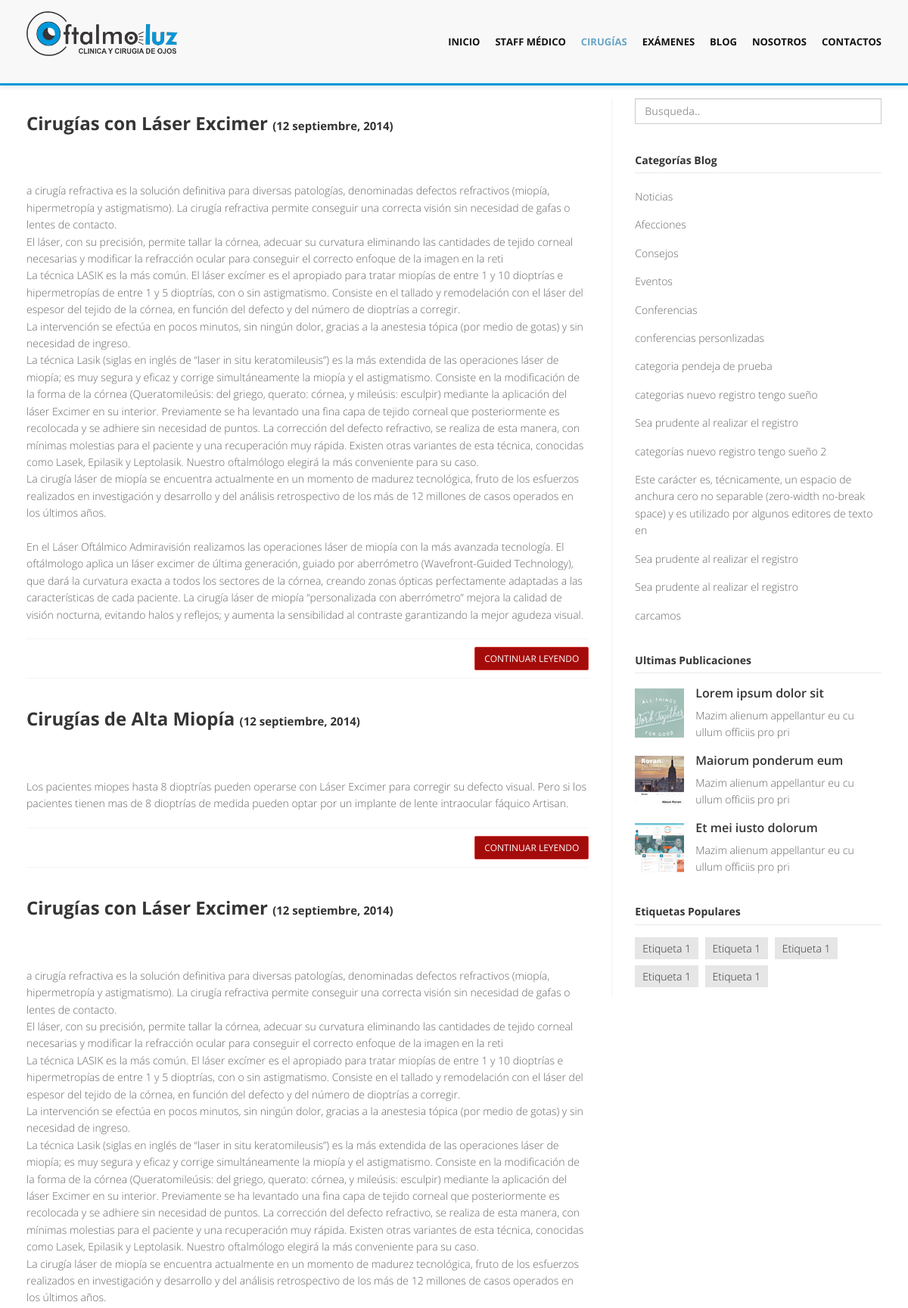
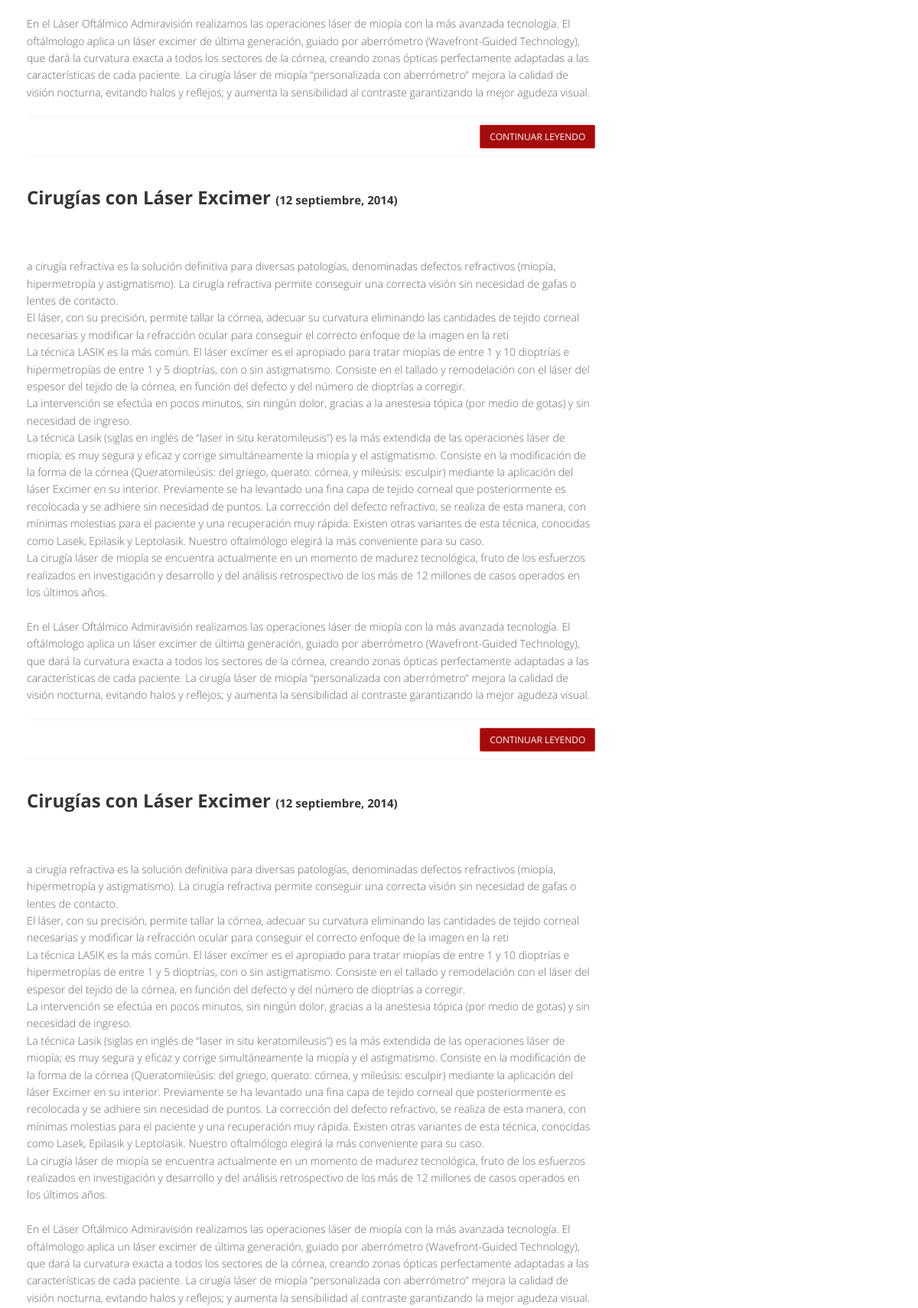
The page /cirugias.php (upper part) on the database its author committed (2 pictures, top to bottom).
### tables this page shows
CREATE TABLE `tb_blog` (
  `indidblog` int(11) NOT NULL,
  `nvchtituloblog` varchar(7000) NOT NULL,
  `nvchcontenido` text NOT NULL,
  `nvchimg` text NOT NULL,
  `nvchdate` text NOT NULL,
  `intidcategoria` int(11) NOT NULL,
  `btestado` int(11) NOT NULL
);

CREATE TABLE `tb_categoria` (
  `intidcategoria` int(11) NOT NULL,
  `nvchcategoria` varchar(150) NOT NULL
);

### consultas/select-blog-examen.php (the view, shortened to what this page needs)
<?php
	$servername = "localhost";
	$username = "root";
	$password = "";
	$dbname = "db_modular";
	$conn = new mysqli($servername, $username, $password, $dbname);
	$sql = "SELECT * FROM tb_blog";
	$result = $conn->query($sql);
	if ($result->num_rows > 0) {
	    while($row = $result->fetch_assoc()) {
	    	$tituloEnlace = str_replace(" ","-",$row["nvchtituloblog"]);
	       	echo '
				<article>
						<div class="post-heading">
							<h3><a href="#">'.$row["nvchtituloblog"].'</a> <span style="font-size: 15px"> ('.$row["nvchdate"].')</span></h3>
						</div>
						<div class="post-image">
							<img src="'.$row["nvchimg"].'" alt="" width="100%"/>
						</div>
						<p class="overflow-ellipsis">
							'.$row["nvchcontenido"].'
						</p>
						<div class="bottom-article">
							<!--ul class="meta-post">
								<li><i class="icon-calendar"></i><a href="#"> Mar 23, 2013</a></li>
								<li><i class="icon-user"></i><a href="#"> Admin</a></li>
								<li><i class="icon-folder-open"></i><a href="#"> Blog</a></li>
								<li><i class="icon-comments"></i><a href="#">4 Commentarioss</a></li>
							</ul-->
							<a href="post?public='.$tituloEnlace.'&codigo='.$row["indidblog"].'" class="pull-right btn btn-danger">Continuar leyendo <i class="icon-angle-right"></i></a>
						</div>
				</article>
	       	';
	    }
	} else {
	    echo "sin resultados por el momento";
	}
?>

### _Include/header.php (shortened to what this page needs)
<!DOCTYPE html>
<html lang="en">
<head>
	<link href="css/bootstrap.min.css" rel="stylesheet" />
	<link href="css/fancybox/jquery.fancybox.css" rel="stylesheet">
	<link href="css/jcarousel.css" rel="stylesheet" />
	<link href="css/flexslider.css" rel="stylesheet" />
	<link href="css/style.css" rel="stylesheet" />
	<link href="skins/default.css" rel="stylesheet" />
	<link rel="stylesheet" type="text/css" href="engine1/style.css" />
</head>
<body>
	<div id="wrapper">
		<header>
			<nav class="navbar navbar-default navbar-fixed-top" style="border-bottom: 3px solid #0098da; box-shadow: 0 3px 6px rgba(0, 0, 0, 0.08), 0 3px 6px rgba(0, 0, 0, 0);background-color: #f8f8f8;">
			  <div class="container">
			    <div class="navbar-header">
			      <a class="navbar-brand" rel="home" href="#" title="Buy Sell Rent Everyting">
				    <img style="max-width:200px; margin-top: -15px;" src="img/logo-oftalmoluz.png">
				  </a>
			    </div>
			    <div id="navbar" class="navbar-collapse collapse">
			      <ul class="nav navbar-nav">
			        <li class="<?php echo $pestana1; ?>">
			        	<a href="index">Inicio</a>
			        </li>
			        <li class="<?php echo $pestana2; ?>">
			        	<a href="staff">Staff Médico</a>
			        </li>
			        <li class="<?php echo $pestana3; ?>">
			        	<a href="cirugias">Cirugías</a>
			        </li>
			        <li class="<?php echo $pestana4; ?>">
			        	<a href="examenes">Exámenes</a>
			        </li>
					<li class="dropdown <?php echo $pestana5; ?>">
						<a href="#" class="dropdown-toggle " data-toggle="dropdown" data-hover="dropdown" data-delay="0" data-close-others="false">
							Blog <b class=" icon-angle-down"></b>
						</a>
					</li>
					<li class="<?php echo $pestana6; ?>"><a href="about">Nosotros</a></li>
					<li class="<?php echo $pestana7; ?>"><a href="contact">Contactos</a></li>
			      </ul>
			    </div>
			  </div>
			</nav>
		</header>

### cirugias.php (shortened to what this page needs)
<?php
	$pestana1 = "";
	$pestana2 = "";
	$pestana3 = "active";
	$pestana4 = "";
	include '_Include/header.php';
?>
<section id="content" style="margin-top: 0px">
	<div class="container">
		<div class="row" style="margin-bottom: 0px">
			<div class="col-lg-12">
				<h1>Cirugías Oculares</h1>
			</div>
		</div>
		<div class="row">
			<div class="col-lg-8">
				<?php include('consultas/select-blog-examen.php'); ?>
			</div>
			<div class="col-lg-4">
				<aside class="right-sidebar">
					<div class="widget">
						<form class="form-search">
							<input class="form-control" type="text" placeholder="Busqueda..">
						</form>
					</div>
					<div class="widget">
						<h5 class="widgetheading">Categorías Blog</h5>
						<ul class="cat">
							<?php include('consultas/select-cirugias.php'); ?>
						</ul>
					</div>
					<div class="widget">
						<h5 class="widgetheading">Ultimas Publicaciones</h5>
						<ul class="recent">
							<li>
								<img src="img/dummies/blog/65x65/thumb1.jpg" class="pull-left" alt="" />
								<h6><a href="#">Lorem ipsum dolor sit</a></h6>
								<p>
									Mazim alienum appellantur eu cu ullum officiis pro pri
								</p>
							</li>
							<li>
								<a href="#"><img src="img/dummies/blog/65x65/thumb2.jpg" class="pull-left" alt="" /></a>
								<h6><a href="#">Maiorum ponderum eum</a></h6>
								<p>
									Mazim alienum appellantur eu cu ullum officiis pro pri
								</p>
							</li>
							<li>
								<a href="#"><img src="img/dummies/blog/65x65/thumb3.jpg" class="pull-left" alt="" /></a>
								<h6><a href="#">Et mei iusto dolorum</a></h6>
								<p>
									Mazim alienum appellantur eu cu ullum officiis pro pri
								</p>
							</li>
						</ul>
					</div>
					<div class="widget">
						<h5 class="widgetheading">Etiquetas Populares</h5>
						<ul class="tags">
							<li><a href="#">Etiqueta 1</a></li>
							<li><a href="#">Etiqueta 1</a></li>
							<li><a href="#">Etiqueta 1</a></li>
							<li><a href="#">Etiqueta 1</a></li>
							<li><a href="#">Etiqueta 1</a></li>
						</ul>
					</div>
				</aside>
			</div>
		</div>
	</div>
</section>
<?php include '_Include/footer.php';?>

### consultas/select-cirugias.php (shortened to what this page needs)
<?php
	$servername = "localhost";
	$username = "root";
	$password = "";
	$dbname = "db_modular";
	$conn = new mysqli($servername, $username, $password, $dbname);
	$sql = "SELECT * FROM tb_categoria";
	$result = $conn->query($sql);
	if ($result->num_rows > 0) {
	    while($row = $result->fetch_assoc()) {
	       	echo '
				<li>
					<i class="icon-angle-right"></i>
					<a href="#keysrch?'.$row["nvchcategoria"].'">'.$row["nvchcategoria"].'</a>
				</li>
	       	';
	    }
	} else {
	    echo "sin resultados por el momento";
	}
?>

### _Include/footer.php (shortened to what this page needs)
	</div>
</body>
</html>

### css/style.css (style rules this page uses)
body { font-family:'Open Sans', Arial, sans-serif; font-size:14px; font-weight:300; line-height:1.6em; color:#656565; }
h1,h2, h3, h4, h5, h6 { font-family:'Open Sans', Arial, sans-serif; font-weight:700; line-height:1.1em; color:#333; margin-bottom: 20px; }
.container { padding:0 20px 0 20px; position:relative; }
#wrapper { width:100%; margin:0; padding:0; }
.row,.row-fluid { margin-bottom:30px; }
header .navbar { margin-bottom: 0; }
.navbar-default { border: none; }
.navbar-brand { color: #222; text-transform: uppercase; font-size: 24px; font-weight: 700; line-height: 1em; letter-spacing: -1px; margin-top: 30px; padding: 0 0 0 15px; }
header .navbar-collapse ul.navbar-nav { float: right; margin-right: 0; }
header .navbar-default { background-color: #fff; }
header .nav li a:hover, header .nav li a:focus, header .nav li.active a, header .nav li.active a:hover, header .nav li a.dropdown-toggle:hover, header .nav li a.dropdown-toggle:focus, header .nav li.active ul.dropdown-menu li a:hover, header .nav li.active ul.dropdown-menu li.active a { -webkit-transition: all .3s ease; -moz-transition: all .3s ease; -ms-transition: all .3s ease; -o-transition: all .3s ease; transition: all .3s ease; }
header .navbar { min-height: 100px; }
header .navbar-nav > li { padding-bottom: 30px; padding-top: 30px; }
header .navbar-nav > li > a { padding-bottom: 6px; padding-top: 5px; margin-left: 2px; line-height: 30px; font-weight: 700; -webkit-transition: all .3s ease; -moz-transition: all .3s ease; -ms-transition: all .3s ease; -o-transition: all .3s ease; transition: all .3s ease; }
.navbar-default .navbar-nav > .active > a, .navbar-default .navbar-nav > .active > a:hover, .navbar-default .navbar-nav > .active > a:focus { background-color: #fff; }
header ul.nav li { border:none; margin:0; }
header ul.nav li a { font-size:12px; border:none; font-weight:700; text-transform:uppercase; }
.navbar .nav > li > a { color: #111; text-shadow: none; }
.navbar .nav > .active > a,.navbar .nav > .active > a:hover { background:none; font-weight:700; }
ul.nav li.dropdown a { z-index:1000; display:block; }
#content { position:relative; background:#fff; padding:50px 0 40px 0; }
#content img { max-width:100%; height:auto; }
.widgetheading { width:100%; padding:0; }
aside .widgetheading { position: relative; border-bottom: #e9e9e9 1px solid; padding-bottom: 9px; }
article { margin-bottom:40px; }
article .post-heading h3 { margin-bottom:20px; }
article .post-heading h3 a { font-weight:700; color:#353535; }
.post-image { margin-bottom:20px; }
.bottom-article { overflow: hidden; border-top:1px solid #f5f5f5; border-bottom:1px solid #f5f5f5; padding:10px 0 10px 0; margin-top:20px; }
aside { position:relative; margin-bottom:40px; }
.right-sidebar { border-left:1px solid #f5f5f5; padding:0 0 0 30px; -webkit-box-shadow:inset 1px 0 0 0 rgba(0,0,0,.01); box-shadow:inset 1px 0 0 0 rgba(0,0,0,.01); }
aside .widget { margin-bottom:40px; }
ul.cat, ul.recent, ul.folio-detail, ul.contact-info { margin:0; padding:0; list-style:none; }
ul.cat li, ul.recent li, ul.folio-detail li, ul.contact-info li { margin:0 0 15px 0; list-style:none; }
ul.cat li a, ul.folio-detail li a { color:#656565; }
.widget ul.recent li { margin-bottom:20px; }
ul.recent li h6 { margin:0 0 10px 0; }
ul.recent li h6 a { color:#353535; font-size:16px; font-weight:600; }
.widget ul.tags { list-style:none; margin:0; margin-left: 0; padding-left:0; }
.widget ul.tags li { margin:0 5px 15px 0; display:inline-block; }
.widget ul.tags li a { background:#e6e6e6; color:#333; padding:5px 10px; }
img.pull-left, .align-left { float:left; margin:0 15px 15px 0; }
.widget img.pull-left { float:left; margin:0 15px 15px 0; }

### _Include/header.php (style rules this page uses)
.overflow-ellipsis { text-overflow: ellipsis; }

### rows shown on the page
tb_blog: nvchtituloblog "Cirugías con Láser Excimer", nvchdate "12 septiembre, 2014", nvchcontenido "a cirugía refractiva es la solución definitiva para diversas patologías, denominadas defectos refractivos (miopía, hipermetropía y astigmatismo). La cirugía refractiva permite conseguir una correcta visión sin necesidad de gafas o lentes de contacto. El láser, con su precisión, permite tallar la córnea, adecuar su curvatura eliminando las cantidades de tejido corneal necesarias y modificar la refracción ocular para conseguir el correcto enfoque de la imagen en la reti La técnica LASIK es la más común. El láser excímer es el apropiado para tratar miopías de entre 1 y 10 dioptrías e hipermetropías de entre 1 y 5 dioptrías, con o sin astigmatismo. Consiste en el tallado y remodelación con el…"
tb_blog: nvchtituloblog "Cirugías de Alta Miopía", nvchdate "12 septiembre, 2014", nvchcontenido "Los pacientes miopes hasta 8 dioptrías pueden operarse con Láser Excimer para corregir su defecto visual. Pero si los pacientes tienen mas de 8 dioptrías de medida pueden optar por un implante de lente intraocular fáquico Artisan."
tb_blog: nvchtituloblog "Cirugías con Láser Excimer", nvchdate "12 septiembre, 2014", nvchcontenido "a cirugía refractiva es la solución definitiva para diversas patologías, denominadas defectos refractivos (miopía, hipermetropía y astigmatismo). La cirugía refractiva permite conseguir una correcta visión sin necesidad de gafas o lentes de contacto. El láser, con su precisión, permite tallar la córnea, adecuar su curvatura eliminando las cantidades de tejido corneal necesarias y modificar la refracción ocular para conseguir el correcto enfoque de la imagen en la reti La técnica LASIK es la más común. El láser excímer es el apropiado para tratar miopías de entre 1 y 10 dioptrías e hipermetropías de entre 1 y 5 dioptrías, con o sin astigmatismo. Consiste en el tallado y remodelación con el…"
tb_blog: nvchtituloblog "Cirugías con Láser Excimer", nvchdate "12 septiembre, 2014", nvchcontenido "a cirugía refractiva es la solución definitiva para diversas patologías, denominadas defectos refractivos (miopía, hipermetropía y astigmatismo). La cirugía refractiva permite conseguir una correcta visión sin necesidad de gafas o lentes de contacto. El láser, con su precisión, permite tallar la córnea, adecuar su curvatura eliminando las cantidades de tejido corneal necesarias y modificar la refracción ocular para conseguir el correcto enfoque de la imagen en la reti La técnica LASIK es la más común. El láser excímer es el apropiado para tratar miopías de entre 1 y 10 dioptrías e hipermetropías de entre 1 y 5 dioptrías, con o sin astigmatismo. Consiste en el tallado y remodelación con el…"
tb_blog: nvchtituloblog "Cirugías con Láser Excimer", nvchdate "12 septiembre, 2014", nvchcontenido "a cirugía refractiva es la solución definitiva para diversas patologías, denominadas defectos refractivos (miopía, hipermetropía y astigmatismo). La cirugía refractiva permite conseguir una correcta visión sin necesidad de gafas o lentes de contacto. El láser, con su precisión, permite tallar la córnea, adecuar su curvatura eliminando las cantidades de tejido corneal necesarias y modificar la refracción ocular para conseguir el correcto enfoque de la imagen en la reti La técnica LASIK es la más común. El láser excímer es el apropiado para tratar miopías de entre 1 y 10 dioptrías e hipermetropías de entre 1 y 5 dioptrías, con o sin astigmatismo. Consiste en el tallado y remodelación con el…"
tb_categoria: nvchcategoria "Noticias"
tb_categoria: nvchcategoria "Afecciones"
tb_categoria: nvchcategoria "Consejos"
tb_categoria: nvchcategoria "Eventos"
tb_categoria: nvchcategoria "Conferencias"
tb_categoria: nvchcategoria "conferencias personlizadas"
tb_categoria: nvchcategoria "categoria pendeja de prueba"
tb_categoria: nvchcategoria "categorias nuevo registro tengo sueño"
tb_categoria: nvchcategoria "Sea prudente al realizar el registro"
tb_categoria: nvchcategoria "categorías nuevo registro tengo sueño 2"
tb_categoria: nvchcategoria "Este carácter es, técnicamente, un espacio de anchura cero no separable (zero-width no-break space) y es utilizado por algunos editores de texto en"
tb_categoria: nvchcategoria "Sea prudente al realizar el registro"
tb_categoria: nvchcategoria "Sea prudente al realizar el registro"
tb_categoria: nvchcategoria "carcamos"
